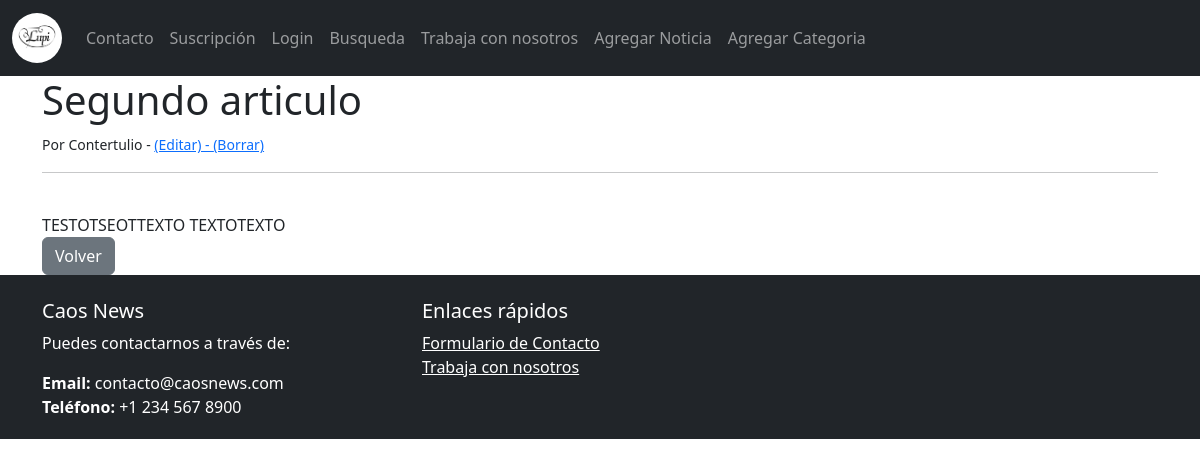
The app's page /SitioWebNoticiasCaos/noticia/2/ with its own data.
### SitioWebNoticiasCaos/models.py (models this page shows, shortened)
class Articulo (models.Model):
    tituloArticulo = models.CharField(max_length=255)
    etiquetaTitulo = models.CharField(max_length=255, default="Noticias Caos")
    contenidoArticulo = RichTextField(blank=True, null=True)
    sinopsisArticulo = models.CharField(max_length=255)
    imagenArticulo = models.ImageField(upload_to = "img/", blank=True, null=True)
    fechaPublicacion = models.DateField(auto_now_add=True)
    usuarioAutor = models.ForeignKey(Autor, related_name='articulos_autor', on_delete=models.CASCADE)
    usuarioEditor = models.ForeignKey(Editor, related_name='articulos_editor', on_delete=models.CASCADE, blank=True, null=True)
    nombreCat = models.CharField(max_length=255, default="Sin Asignar")

class Autor (models.Model):
    usuarioAutor = models.OneToOneField(User, on_delete=models.CASCADE)
    priNomAutor = models.CharField(max_length=15)
    segNomAutor = models.CharField(max_length=15)
    apPaternoAutor = models.CharField(max_length=15)
    apMaternoAutor = models.CharField(max_length=15)
    fonoAutor = models.CharField(max_length=11)
    correoElectronico = models.CharField(max_length=40, default="example@email.com")
    def __str__(self):
        return str(self.usuarioAutor)

### SitioWebNoticiasCaos/views.py (the view)
# urls.py: path('noticia/<int:pk>/', DetalleNoticia.as_view(), name='pagina_noticia'),
class DetalleNoticia(DetailView):
    model = Articulo
    template_name = 'SitioWebNoticiasCaos/paginanoticia.html'

### SitioWebNoticiasCaos/templates/SitioWebNoticiasCaos/paginanoticia.html (shortened to what this page needs)
{% extends 'SitioWebNoticiasCaos/base_template.html' %}
{% block content %}
<body>
    <h1>{{ object.tituloArticulo }}</h1>
    <small>Por {{ object.usuarioAutor }} -  <a href="{% url 'editararticulo' object.pk %}">(Editar) - <a href="{% url 'borrarnoticia' object.pk %}">(Borrar) </a></small><br/>
    <hr>
    <br/>
    <div>{{object.contenidoArticulo|safe}}</div>
</body>
<a href="{% url 'indexprueba' %}" class="btn btn-secondary"> Volver</a>
{% endblock %}

### static/css/style.css (style rules this page uses)
body { position: relative; min-height: 100vh; }

### records on screen
Articulo: tituloArticulo "Segundo articulo", usuarioAutor "Contertulio", contenidoArticulo "TESTOTSEOTTEXTO TEXTOTEXTO"
